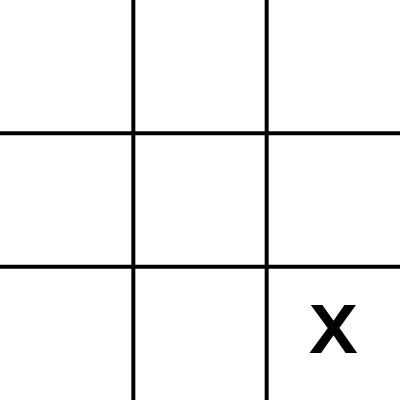
Frame 1 (no input)
Frame 60 (no input): identical to frame 1, image omitted
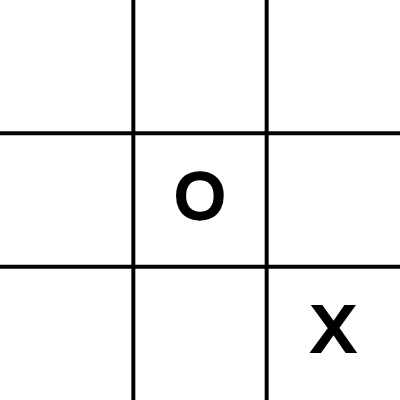
Frame 120 (the mouse pressed at the canvas centre since frame 60)

The p5.js sketch that drew these frames (run headless with seeded random() and noise() and a simulated clock; from frame 60 on, the mouse is pressed at the canvas centre):

// p5.js sketch
// ── sketch.js
  
// Tic Tac Toe AI with Minimax Algorithm
// The Coding Train / Daniel Shiffman
// https://thecodingtrain.com/CodingChallenges/154-tic-tac-toe-minimax.html
// https://youtu.be/I64-UTORVfU
// https://editor.p5js.org/codingtrain/sketches/0zyUhZdJD

let board = [
  ['', '', ''],
  ['', '', ''],
  ['', '', '']
];

let w; // = width / 3;
let h; // = height / 3;

let ai = 'AI';
let human = 'Player';
let currentPlayer = human;

function setup() {
  createCanvas(400, 400);
  w = width / 3;
  h = height / 3;
  let first = Math.floor(Math.random() * 3);
  let second = Math.floor(Math.random() * 3);
  board[first][second] = ai;
}

function equals3(a, b, c) {
  return a == b && b == c && a != '';
}

function checkWinner() {
  let winner = null;

  // horizontal
  for (let i = 0; i < 3; i++) {
    if (equals3(board[i][0], board[i][1], board[i][2])) {
      winner = board[i][0];
    }
  }

  // Vertical
  for (let i = 0; i < 3; i++) {
    if (equals3(board[0][i], board[1][i], board[2][i])) {
      winner = board[0][i];
    }
  }

  // Diagonal
  if (equals3(board[0][0], board[1][1], board[2][2])) {
    winner = board[0][0];
  }
  if (equals3(board[2][0], board[1][1], board[0][2])) {
    winner = board[2][0];
  }

  let openSpots = 0;
  for (let i = 0; i < 3; i++) {
    for (let j = 0; j < 3; j++) {
      if (board[i][j] == '') {
        openSpots++;
      }
    }
  }

  if (winner == null && openSpots == 0) {
    return 'tie';
  } else {
    return winner;
  }
}

function mousePressed() {
  if (currentPlayer == human) {
    // Human make turn
    let i = floor(mouseX / w);
    let j = floor(mouseY / h);
    // If valid turn
    if (board[i][j] == '') {
      board[i][j] = human;
      currentPlayer = ai;
      setTimeout(bestMove, 400);
      
    }
  }
}

function draw() {
  background(255);
  stroke(0, 0, 0);
  strokeWeight(4);

  line(w, 0, w, height);
  line(w * 2, 0, w * 2, height);
  line(0, h, width, h);
  line(0, h * 2, width, h * 2);

  for (let j = 0; j < 3; j++) {
    for (let i = 0; i < 3; i++) {
      let x = w * i + w / 2;
      let y = h * j + h / 2;
      let spot = board[i][j];
      textSize(64);
      let r = w / 4;
      if (spot == human) {
        textAlign(CENTER, CENTER);
        text('O', x, y);
      } else if (spot == ai) {
        textAlign(CENTER, CENTER);
        text('X', x, y);
      }
    }
  }

  let result = checkWinner();
  if (result != null) {
    noLoop();
    let resultP = createP('');
    if (result == 'tie') {
      resultP.html("GAME OVER");
    } else {
      resultP.html(`... AND THE WINNER IS: ${result} !!!`);
    }
  }
}
// ── minimax.js
// Tic Tac Toe AI with Minimax Algorithm
// The Coding Train / Daniel Shiffman
// https://thecodingtrain.com/CodingChallenges/154-tic-tac-toe-minimax.html
// https://youtu.be/I64-UTORVfU
// https://editor.p5js.org/codingtrain/sketches/0zyUhZdJD

function bestMove() {
  // AI to make its turn
  let bestScore = -Infinity;
  let move;
  
  for (let i = 0; i < 3; i++) {
    for (let j = 0; j < 3; j++) {
      // Is the spot available?
      if (board[i][j] == '') {
        board[i][j] = ai;
        let score = minimax(board, 0, false);
        board[i][j] = '';
        if (score > bestScore) {
          bestScore = score;
          move = { i, j };
        }
      }
    }
  }

  board[move.i][move.j] = ai;
  currentPlayer = human;
}

let scores = {
  AI: 10,
  Player: -10,
  tie: 0
};

function minimax(board, depth, isMaximizing) {
  let result = checkWinner();
  if (result !== null) {
    return scores[result];
  }

  if (isMaximizing) {
    let bestScore = -Infinity;
    for (let i = 0; i < 3; i++) {
      for (let j = 0; j < 3; j++) {
        // Is the spot available?
        if (board[i][j] == '') {
          board[i][j] = ai;
          let score = minimax(board, depth + 1, false);
          board[i][j] = '';
          bestScore = max(score, bestScore);
        }
      }
    }
    return bestScore;
  } else {
    let bestScore = Infinity;
    for (let i = 0; i < 3; i++) {
      for (let j = 0; j < 3; j++) {
        // Is the spot available?
        if (board[i][j] == '') {
          board[i][j] = human;
          let score = minimax(board, depth + 1, true);
          board[i][j] = '';
          bestScore = min(score, bestScore);
        }
      }
    }
    return bestScore;
  }
}
